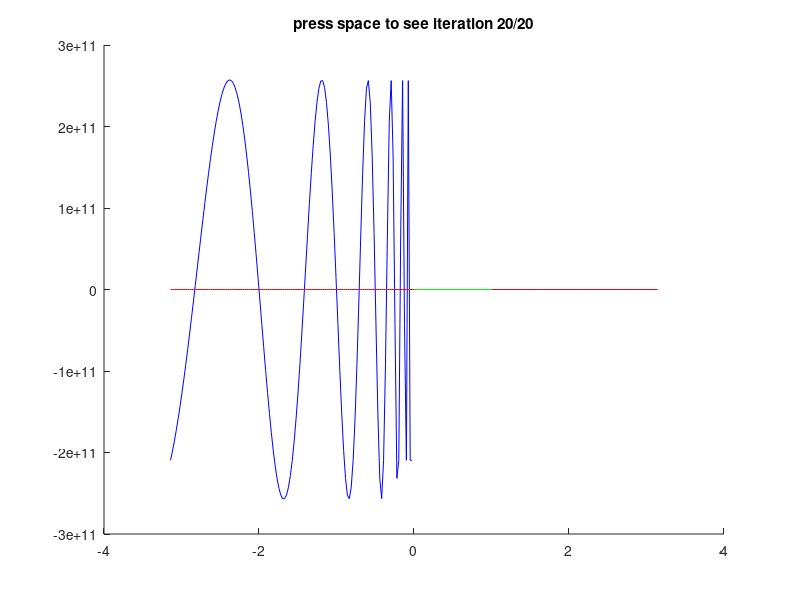

This chart was generated by the following MATLAB code:
function simple_newton_1();

maximum_iteration=20;

x=zeros(1,maximum_iteration+1);

x(1)=1; %<-- initial guess. ;
%%%%%%%%;
% perform the actual iteration. ;
%%%%%%%%;
for iteration_index=1:maximum_iteration;
x(iteration_index+1)=x(iteration_index)-Dg(x(iteration_index))\g(x(iteration_index)); %<-- solving the equation associated with newtons method for the next step. ;
% This process uses matlab function 'mldivide' which is specifically designed for inverting linear systems of equations. ;
% Notice that I wrote "Dg\g" as opposed to "g/Dg". Either choice of code will work here, since we are working with only one variable. ;
% However, if "Dg" were a matrix, only the first expression ("Dg\g") makes sense. ;
end;%for iteration_index=1:maximum_iteration;

x,;
%{
for iter=1:maximum_iteration;
    disp(iter);
    disp(abs(x(iter)-exactvalue));
end;
%}
%%%%%%%%;
% visualization. ;
%%%%%%%%;

t=-pi:pi/128:pi;

figure;hold on;
plot(t,g(t),'b');
plot(t,t*0,'r');
for iteration_index=1:maximum_iteration;
title(sprintf('press space to see iteration %d/%d',iteration_index,maximum_iteration));
plot([x(iteration_index) x(iteration_index)],[0 g(x(iteration_index))],'g'); %<-- plot a vertical line ;
plot([x(iteration_index) x(iteration_index+1)],[g(x(iteration_index)) 0],'g'); %<-- plot a tangent-line ;
pause();
end;%for iteration_index=1:maximum_iteration;
hold off;

function output=g(input);
output = 1+2*sin(2*pi.*log(input)/log(2))*log(2)/(2*pi);

function output=Dg(input);
output = 2*cos(2*pi.*log(input)/log(2))*(1/input);